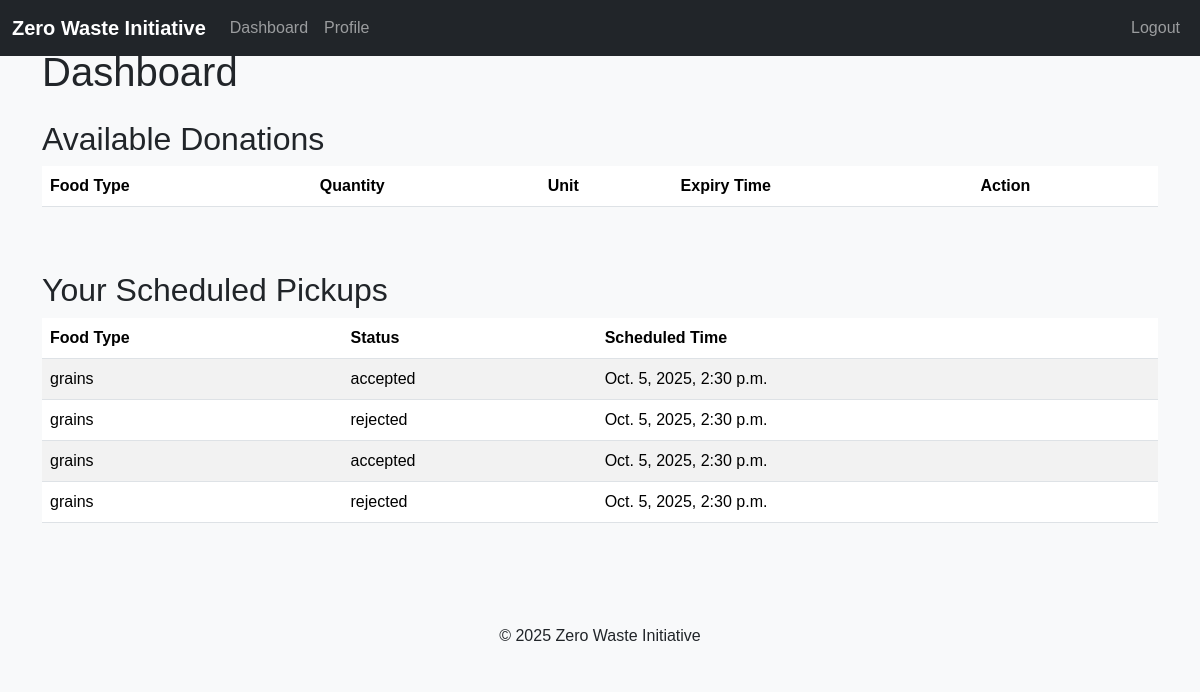
Page /receivers/dashboard/ (signed in) on the committed database.
### core/models.py (models this page shows, shortened)
class PickupSchedule(models.Model):
    schedule_id = models.AutoField(primary_key=True)
    donation_id = models.ForeignKey(FoodDonation, on_delete=models.CASCADE)  # 1:M with FoodDonations
    receiver_id = models.ForeignKey(Receiver, on_delete=models.CASCADE)  # 1:M with Receivers
    priority_score = models.FloatField(default=0.0)  # Conditional logic
    scheduled_time = models.DateTimeField()
    pickup_status = models.CharField(max_length=20, default='pending')

class FoodDonation(models.Model):
    donation_id = models.AutoField(primary_key=True)
    donor_id = models.ForeignKey(Donor, on_delete=models.CASCADE)
    food_type = models.CharField(max_length=50)
    quantity = models.IntegerField()
    unit = models.CharField(max_length=20, default='kg')
    expiry_time = models.DateTimeField()
    status = models.CharField(max_length=20, default='available')
    assigned_receiver = models.ForeignKey(
        'Receiver', on_delete=models.SET_NULL, null=True, blank=True
    )
    created_at = models.DateTimeField(auto_now_add=True)

### receivers/views.py (the view, shortened to what this page needs)
# urls.py: path('dashboard/', views.receiver_dashboard, name='dashboard'),
def receiver_dashboard(request):
    if 'receiver_id' not in request.session:
        return redirect('receivers:receiver_login')
    receiver = Receiver.objects.get(receiver_id=request.session['receiver_id'])
    available_donations = FoodDonation.objects.filter(status='available')
    accepted_pickups = PickupSchedule.objects.filter(receiver_id=receiver)
    return render(request, 'dashboard.html', {
        'user_type': 'receiver',
        'available_donations': available_donations,
        'accepted_pickups': accepted_pickups
    })

### templates/dashboard.html (shortened to what this page needs)
{% extends 'base.html' %}
{% block content %}
<h1 class="animate__animated animate__fadeIn">Dashboard</h1>
{% if user_type == 'donor' %}
    <h2 class="mt-4">Your Donations</h2>
    <div class="table-responsive animate__animated animate__fadeInUp">
        <table class="table table-striped table-hover">
            <thead>
                <tr>
                    <th>Food Type</th>
                    <th>Quantity</th>
                    <th>Unit</th>
                    <th>Expiry Time</th>
                    <th>Status</th>
                </tr>
            </thead>
            <tbody>
                {% for donation in donations %}
                    <tr class="animate__animated animate__fadeIn">
                        <td>{{ donation.food_type }}</td>
                        <td>{{ donation.quantity }}</td>
                        <td>{{ donation.unit }}</td>
                        <td>{{ donation.expiry_time }}</td>
                        <td>{{ donation.status }}</td>
                    </tr>
                {% endfor %}
            </tbody>
        </table>
    </div>
    <a href="{% url 'donors:donation_entry' %}" class="btn btn-primary mt-3 animate__animated animate__bounceIn">
        Add New Donation
    </a>
    <h2 class="mt-5">Pending Pickup Requests</h2>
    <div class="table-responsive animate__animated animate__fadeInUp">
        <table class="table table-striped table-hover">
            <thead>
                <tr>
                    <th>Food Type</th>
                    <th>Receiver Name</th>
                    <th>Scheduled Time</th>
                    <th>Action</th>
                </tr>
            </thead>
            <tbody>
                {% for pickup in pending_pickups %}
                    <tr class="animate__animated animate__fadeIn">
                        <td>{{ pickup.donation_id.food_type }}</td>
                        <td>{{ pickup.receiver_id.name }}</td>
                        <td>{{ pickup.scheduled_time }}</td>
                        <td>
                            <form method="post">
                                {% csrf_token %}
                                <input type="hidden" name="schedule_id" value="{{ pickup.schedule_id }}">
                                <button type="submit" name="action" value="accept" class="btn btn-success">Accept</button>
                                <button type="submit" name="action" value="reject" class="btn btn-danger">Reject</button>
                            </form>
                        </td>
                    </tr>
                {% endfor %}
            </tbody>
        </table>
    </div>
{% elif user_type == 'receiver' %}
    <h2 class="mt-4">Available Donations</h2>
    <div class="table-responsive animate__animated animate__fadeInUp">
        <table class="table table-striped table-hover">
            <thead>
                <tr>
                    <th>Food Type</th>
                    <th>Quantity</th>
                    <th>Unit</th>
                    <th>Expiry Time</th>
                    <th>Action</th>
                </tr>
            </thead>
        </table>
    </div>
    <h2 class="mt-5">Your Scheduled Pickups</h2>
    <div class="table-responsive animate__animated animate__fadeInUp">
        <table class="table table-striped table-hover">
            <thead>
                <tr>
                    <th>Food Type</th>
                    <th>Status</th>
                    <th>Scheduled Time</th>
                </tr>
            </thead>
            <tbody>
                {% for pickup in accepted_pickups %}
                    <tr class="animate__animated animate__fadeIn">
                        <td>{{ pickup.donation_id.food_type }}</td>
                        <td>{{ pickup.pickup_status }}</td>
                        <td>{{ pickup.scheduled_time }}</td>
                    </tr>
                {% endfor %}
            </tbody>
        </table>
    </div>
{% endif %}
{% endblock %}

### templates/base.html (style rules this page uses)
body { font-family: Arial, sans-serif; background-color: #f8f9fa; }
.animate__fadeIn { animation-duration: 1s; }

### rows in the picture
PickupSchedule: donation_id.food_type "grains", pickup_status "accepted", scheduled_time "Oct. 5, 2025, 2:30 p.m."
PickupSchedule: donation_id.food_type "grains", pickup_status "rejected", scheduled_time "Oct. 5, 2025, 2:30 p.m."
PickupSchedule: donation_id.food_type "grains", pickup_status "accepted", scheduled_time "Oct. 5, 2025, 2:30 p.m."
PickupSchedule: donation_id.food_type "grains", pickup_status "rejected", scheduled_time "Oct. 5, 2025, 2:30 p.m."
